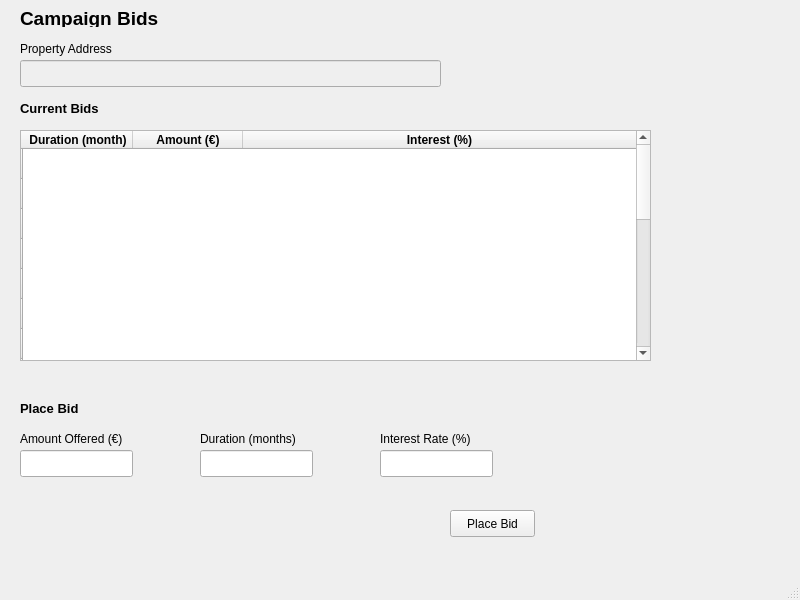
<?xml version="1.0" encoding="UTF-8"?>
<ui version="4.0">
 <class>MainWindow</class>
 <widget class="QMainWindow" name="MainWindow">
  <property name="geometry">
   <rect>
    <x>0</x>
    <y>0</y>
    <width>800</width>
    <height>600</height>
   </rect>
  </property>
  <property name="windowTitle">
   <string>MainWindow</string>
  </property>
  <widget class="QWidget" name="centralwidget">
   <widget class="QLabel" name="biew_loan_bids_label">
    <property name="geometry">
     <rect>
      <x>20</x>
      <y>10</y>
      <width>221</width>
      <height>17</height>
     </rect>
    </property>
    <property name="font">
     <font>
      <pointsize>14</pointsize>
      <weight>75</weight>
      <bold>true</bold>
     </font>
    </property>
    <property name="text">
     <string>Campaign Bids</string>
    </property>
   </widget>
   <widget class="QLabel" name="property_address_label">
    <property name="geometry">
     <rect>
      <x>20</x>
      <y>40</y>
      <width>181</width>
      <height>17</height>
     </rect>
    </property>
    <property name="text">
     <string>Property Address</string>
    </property>
   </widget>
   <widget class="QLineEdit" name="property_address_lineedit">
    <property name="enabled">
     <bool>false</bool>
    </property>
    <property name="geometry">
     <rect>
      <x>20</x>
      <y>60</y>
      <width>421</width>
      <height>27</height>
     </rect>
    </property>
   </widget>
   <widget class="QLabel" name="current_bids_label">
    <property name="geometry">
     <rect>
      <x>20</x>
      <y>100</y>
      <width>161</width>
      <height>17</height>
     </rect>
    </property>
    <property name="font">
     <font>
      <pointsize>10</pointsize>
      <weight>75</weight>
      <bold>true</bold>
     </font>
    </property>
    <property name="text">
     <string>Current Bids</string>
    </property>
   </widget>
   <widget class="QLabel" name="place_bid_label">
    <property name="geometry">
     <rect>
      <x>20</x>
      <y>400</y>
      <width>81</width>
      <height>17</height>
     </rect>
    </property>
    <property name="font">
     <font>
      <pointsize>10</pointsize>
      <weight>75</weight>
      <bold>true</bold>
     </font>
    </property>
    <property name="text">
     <string>Place Bid</string>
    </property>
   </widget>
   <widget class="QLabel" name="amount_label">
    <property name="geometry">
     <rect>
      <x>20</x>
      <y>430</y>
      <width>121</width>
      <height>17</height>
     </rect>
    </property>
    <property name="text">
     <string>Amount Offered (€)</string>
    </property>
   </widget>
   <widget class="QLabel" name="duration_label">
    <property name="geometry">
     <rect>
      <x>200</x>
      <y>430</y>
      <width>121</width>
      <height>17</height>
     </rect>
    </property>
    <property name="text">
     <string>Duration (months)</string>
    </property>
   </widget>
   <widget class="QLabel" name="interest_label">
    <property name="geometry">
     <rect>
      <x>380</x>
      <y>430</y>
      <width>191</width>
      <height>17</height>
     </rect>
    </property>
    <property name="text">
     <string>Interest Rate (%)</string>
    </property>
   </widget>
   <widget class="QLineEdit" name="amount_lineedit">
    <property name="geometry">
     <rect>
      <x>20</x>
      <y>450</y>
      <width>113</width>
      <height>27</height>
     </rect>
    </property>
   </widget>
   <widget class="QLineEdit" name="duration_lineedit">
    <property name="geometry">
     <rect>
      <x>200</x>
      <y>450</y>
      <width>113</width>
      <height>27</height>
     </rect>
    </property>
   </widget>
   <widget class="QLineEdit" name="interest_lineedit">
    <property name="geometry">
     <rect>
      <x>380</x>
      <y>450</y>
      <width>113</width>
      <height>27</height>
     </rect>
    </property>
   </widget>
   <widget class="QPushButton" name="place_bid_button">
    <property name="geometry">
     <rect>
      <x>450</x>
      <y>510</y>
      <width>85</width>
      <height>27</height>
     </rect>
    </property>
    <property name="text">
     <string>Place Bid</string>
    </property>
   </widget>
   <widget class="QTableWidget" name="vb_current_binds_table">
    <property name="geometry">
     <rect>
      <x>20</x>
      <y>130</y>
      <width>631</width>
      <height>231</height>
     </rect>
    </property>
    <property name="maximumSize">
     <size>
      <width>900</width>
      <height>16777215</height>
     </size>
    </property>
    <property name="font">
     <font>
      <weight>75</weight>
      <bold>true</bold>
     </font>
    </property>
    <property name="editTriggers">
     <set>QAbstractItemView::NoEditTriggers</set>
    </property>
    <property name="alternatingRowColors">
     <bool>false</bool>
    </property>
    <property name="selectionMode">
     <enum>QAbstractItemView::SingleSelection</enum>
    </property>
    <property name="selectionBehavior">
     <enum>QAbstractItemView::SelectRows</enum>
    </property>
    <property name="showGrid">
     <bool>false</bool>
    </property>
    <property name="gridStyle">
     <enum>Qt::DotLine</enum>
    </property>
    <attribute name="horizontalHeaderDefaultSectionSize">
     <number>110</number>
    </attribute>
    <attribute name="horizontalHeaderStretchLastSection">
     <bool>true</bool>
    </attribute>
    <attribute name="verticalHeaderStretchLastSection">
     <bool>false</bool>
    </attribute>
    <row>
     <property name="text">
      <string/>
     </property>
    </row>
    <row>
     <property name="text">
      <string/>
     </property>
    </row>
    <row>
     <property name="text">
      <string/>
     </property>
    </row>
    <row>
     <property name="text">
      <string/>
     </property>
    </row>
    <row>
     <property name="text">
      <string/>
     </property>
    </row>
    <row>
     <property name="text">
      <string/>
     </property>
    </row>
    <row>
     <property name="text">
      <string/>
     </property>
    </row>
    <row>
     <property name="text">
      <string/>
     </property>
    </row>
    <row>
     <property name="text">
      <string/>
     </property>
    </row>
    <row>
     <property name="text">
      <string/>
     </property>
    </row>
    <row>
     <property name="text">
      <string/>
     </property>
    </row>
    <row>
     <property name="text">
      <string/>
     </property>
    </row>
    <row>
     <property name="text">
      <string/>
     </property>
    </row>
    <row>
     <property name="text">
      <string/>
     </property>
    </row>
    <row>
     <property name="text">
      <string/>
     </property>
    </row>
    <row>
     <property name="text">
      <string/>
     </property>
    </row>
    <row>
     <property name="text">
      <string/>
     </property>
    </row>
    <row>
     <property name="text">
      <string/>
     </property>
    </row>
    <row>
     <property name="text">
      <string/>
     </property>
    </row>
    <column>
     <property name="text">
      <string>Duration (month)</string>
     </property>
     <property name="font">
      <font>
       <weight>75</weight>
       <bold>true</bold>
      </font>
     </property>
    </column>
    <column>
     <property name="text">
      <string>Amount (€)</string>
     </property>
     <property name="font">
      <font>
       <weight>75</weight>
       <bold>true</bold>
      </font>
     </property>
    </column>
    <column>
     <property name="text">
      <string>Interest (%)</string>
     </property>
     <property name="font">
      <font>
       <weight>75</weight>
       <bold>true</bold>
      </font>
     </property>
    </column>
   </widget>
  </widget>
  <widget class="QMenuBar" name="menubar">
   <property name="geometry">
    <rect>
     <x>0</x>
     <y>0</y>
     <width>800</width>
     <height>25</height>
    </rect>
   </property>
  </widget>
  <widget class="QStatusBar" name="statusbar"/>
 </widget>
 <resources/>
 <connections/>
</ui>
